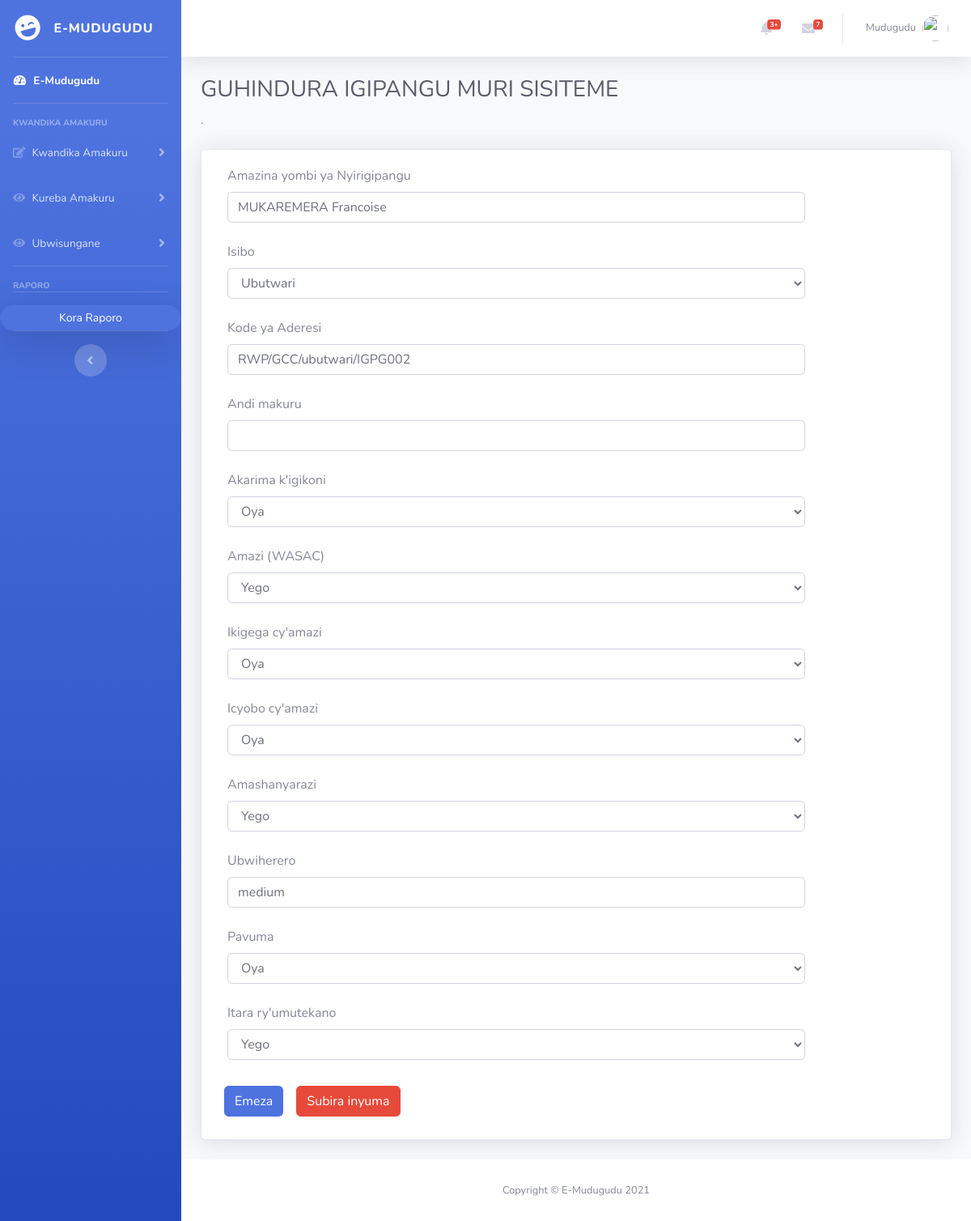
Screenshot of /guhindura_igipangu.php?igipangu_id=11 (signed in) with the database file from the repository.
### tables this page shows
CREATE TABLE `igipangu` (
  `igipangu_id` int(255) NOT NULL,
  `isibo_id` int(255) NOT NULL,
  `owner_name` varchar(255) NOT NULL,
  `address_code` varchar(255) NOT NULL,
  `additional_details` varchar(255) DEFAULT NULL,
  `reg_datetime` datetime DEFAULT NULL
);

CREATE TABLE `andi_makuru_igipangu` (
  `andi_makuru_igipangu_id` int(255) NOT NULL,
  `igipangu_id` int(255) NOT NULL,
  `akarima_k_igikoni` varchar(255) NOT NULL,
  `ikigega_cy_amazi` varchar(255) NOT NULL,
  `amazi` varchar(255) NOT NULL,
  `amashanyarazi` varchar(255) NOT NULL,
  `icyobo_cy_amazi` varchar(255) NOT NULL,
  `ubwiherero` varchar(255) NOT NULL,
  `pavuma` varchar(255) NOT NULL,
  `itara_ry_umutekano` varchar(255) NOT NULL
);

### guhindura_igipangu.php (the view, shortened to what this page needs)
<!DOCTYPE html>
<?php
  if(!isset($_SESSION['user_email']) || !isset($_GET['igipangu_id']))
  {
    header('Location:index.php');
  }
else{
  require 'connection/connection.php';
  $igipanguID = $_GET['igipangu_id'];
  $get_name = "select * from igipangu where igipangu_id='$igipanguID'";
  $run_name = mysqli_query($connection,$get_name);
  $rowName = mysqli_fetch_array($run_name);
  $isibo = $rowName['isibo_id'];
  $ownername = $rowName['owner_name'];
  $pangudata = $rowName['address_code'];
  $details = $rowName['additional_details'];
  $get_pangu = "select * from andi_makuru_igipangu where igipangu_id='$igipanguID'";
  $run_pangu = mysqli_query($connection,$get_pangu);
  $rowPangu = mysqli_fetch_array($run_pangu);
  $akarima=$rowPangu['akarima_k_igikoni'];
  $water_tank=$rowPangu['ikigega_cy_amazi'];
  $water=$rowPangu['amazi'];
  $electricity=$rowPangu['amashanyarazi'];
  $water_hole=$rowPangu['icyobo_cy_amazi'];
  $toilet=$rowPangu['ubwiherero'];
  $pavuma=$rowPangu['pavuma'];
  $safetylight=$rowPangu['itara_ry_umutekano'];
}
?>
<html lang="en">
<head>
  <link href="vendor/fontawesome-free/css/all.min.css" rel="stylesheet" type="text/css">
  <link href="css/sb-admin-2.min.css" rel="stylesheet">
  <link href="vendor/datatables/dataTables.bootstrap4.min.css" rel="stylesheet">
</head>
<body id="page-top" onload="Nodd()">
  <div id="wrapper">
    <?php include 'sidebar.php';?>
    <div id="content-wrapper" class="d-flex flex-column">
      <div id="content">
        <?php include 'topbar.php';?>
        <div class="container-fluid">
          <h1 class="h3 mb-2 text-gray-800">GUHINDURA IGIPANGU MURI SISITEME</h1>
          <p class="mb-4"> .</p>
          <div class="card shadow mb-4">
            <div class="card-body">
                  <form action="" method="post">
                 <div class="col-lg-10 col-md-10">
                  <label for="ownername">Amazina yombi ya Nyirigipangu</label>
                  <input type="text" class="form-control" placeholder="" value="<?php echo $ownername;?>" name="ownername" required></div>
                  <br>
                  <div class="col-lg-10 col-md-10">
                   <label for="isibo">Isibo</label>
                   <select name='isibo' class='form-control'>";
                     <?php
                   $connect = new mysqli("localhost","root","","umudugudu",3306);
                   $queryIsiboId = $connect -> query("SELECT `isibo_id` FROM `isibo` ORDER BY `isibo_id` ASC");
                   $queryIsiboName = $connect -> query("SELECT `isibo_name` FROM `isibo` ORDER BY `isibo_id` ASC");
                   $arrayIsiboId = Array();
                   $arrayIsiboName = Array();
                   while($result = $queryIsiboId -> fetch_assoc()){
                       $arrayIsiboId[] = $result['isibo_id'];
                   }
                   while($result = $queryIsiboName -> fetch_assoc()){
                       $arrayIsiboName[] = $result['isibo_name'];
                   }
                   $size = sizeof($arrayIsiboId);
                   $sizeTemp = $size - 1;
                   for ($sizeTemp; $sizeTemp >=0; $sizeTemp--){
                       echo "<option value='$arrayIsiboId[$sizeTemp]'";
                       if($isibo==$arrayIsiboId[$sizeTemp])
                       {
                         echo " selected";
                       }
                       echo ">$arrayIsiboName[$sizeTemp]</option>";
                   }
                   ?>
                 </select></div>
                   <br>
                   <div class="col-lg-10 col-md-10">
                    <label for="pangucode">Kode ya Aderesi</label>
                    <input type="text" class="form-control" placeholder="" value="<?php echo $pangudata;?>" name="pangucode"></div>
                    <br>
                   <div class="col-lg-10 col-md-10">
                    <label for="pangudata">Andi makuru</label>
                    <input type="text" class="form-control" placeholder="" value="<?php echo $details;?>" name="pangudata"></div>
                    <br>
                  <div class="col-lg-10 col-md-10">
                    <label for="akarima">Akarima k'igikoni</label>
                    <select class="form-control" name="akarima">
                      <option value="Oya" <?php if($akarima=='Oya'){echo " selected";}?>>Oya</option>
                    </select>
                  </div>
                  <br>
                  <div class="col-lg-10 col-md-10">
                    <label for="water">Amazi (WASAC)</label>
                    <select class="form-control" name="water">
                      <option value="Yego" <?php if($water=='Yego'){echo " selected";}?>>Yego</option>
                    </select>
                  </div>
                  <br>
                  <div class="col-lg-10 col-md-10">
                    <label for="water_tank">Ikigega cy'amazi</label>
                    <select class="form-control" name="water_tank">
                      <option value="Oya" <?php if($water_tank=='Oya'){echo " selected";}?>>Oya</option>
                    </select>
                  </div>
                  <br>
                  <div class="col-lg-10 col-md-10">
                    <label for="water_hole">Icyobo cy'amazi</label>
                    <select class="form-control" name="water_hole">
                      <option value="Oya" <?php if($water_hole=='Oya'){echo " selected";}?>>Oya</option>
                    </select>
                  </div>
                  <br>
                  <div class="col-lg-10 col-md-10">
                    <label for="electricity">Amashanyarazi</label>
                    <select class="form-control" name="electricity">
                      <option value="Yego" <?php if($electricity=='Yego'){echo " selected";}?>>Yego</option>
                    </select>
                  </div>
                  <br>
                  <div class="col-lg-10 col-md-10">
                    <label for="toilet">Ubwiherero</label>
                    <input type="textarea" rows="4" class="form-control" value="<?php echo $toilet;?>" name="toilet" required>
                  </div>
                  <br>
                  <div class="col-lg-10 col-md-10">
                    <label for="pavement">Pavuma</label>
                    <select class="form-control" name="pavement">
                      <option value="Oya" <?php if($pavuma=='Oya'){echo " selected";}?>>Oya</option>
                    </select>
                  </div>
                  <br>
                  <div class="col-lg-10 col-md-10">
                    <label for="safetylight">Itara ry'umutekano</label>
                    <select class="form-control" name="safetylight">
                      <option value="Yego" <?php if($safetylight=='Yego'){echo " selected";}?>>Yego</option>
                    </select>
                  </div>
                  <br>
                  <button type="submit" class="btn btn-primary m-2" name="injiza">Emeza</button><button onclick="<?php echo"window.location.href='kwinjiza_igipangu_runaka.php?isibo_id=$isiboID'";?>" type="button" class="btn btn-danger m-2" name="inyuma">Subira inyuma</button>
                </form>
                </div>
                </div>
                </div>
                </div>
      <footer class="sticky-footer bg-white">
        <div class="container my-auto">
          <div class="copyright text-center my-auto">
            <span>Copyright &copy; E-Mudugudu 2021</span>
          </div>
        </div>
      </footer>
</body>
</html>

### rows the page displays
igipangu: ownername "MUKAREMERA Francoise", isibo "Ubutwari", pangucode "RWP/GCC/ubutwari/IGPG002"
andi_makuru_igipangu: akarima "Oya", water "Yego", water_tank "Oya", water_hole "Oya", electricity "Yego", toilet "medium", pavement "Oya", safetylight "Yego"
